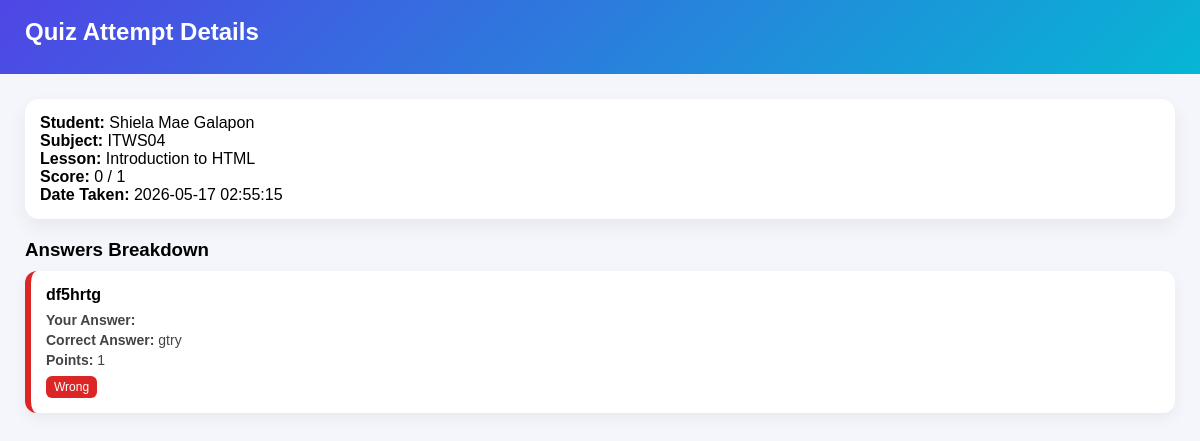
/frontend/admin/view-attempt.php?id=5 (signed in), run on the app's committed database.
### tables this page shows
CREATE TABLE `quiz_attempts` (
  `attemptID` int(11) NOT NULL,
  `studentID` int(11) NOT NULL,
  `lessonID` int(11) NOT NULL,
  `totalQuestions` int(11) NOT NULL,
  `score` int(11) NOT NULL,
  `submittedAt` timestamp NOT NULL DEFAULT current_timestamp()
);

CREATE TABLE `users` (
  `userID` int(11) NOT NULL,
  `firstName` varchar(100) NOT NULL,
  `middleInitial` varchar(10) DEFAULT NULL,
  `lastName` varchar(100) NOT NULL,
  `suffix` varchar(50) DEFAULT NULL,
  `email` varchar(150) NOT NULL,
  `password` varchar(255) NOT NULL,
  `role` enum('admin','student') NOT NULL DEFAULT 'student',
  `date_created` timestamp NOT NULL DEFAULT current_timestamp(),
  `date_deleted` timestamp NULL DEFAULT NULL
);

CREATE TABLE `subjects` (
  `subjectID` int(11) NOT NULL,
  `subjectName` varchar(255) NOT NULL,
  `description` text DEFAULT NULL,
  `createdBy` int(11) DEFAULT NULL,
  `date_created` timestamp NOT NULL DEFAULT current_timestamp(),
  `date_deleted` timestamp NULL DEFAULT NULL
);

CREATE TABLE `lessons` (
  `lessonID` int(11) NOT NULL,
  `subjectID` int(11) NOT NULL,
  `lessonTitle` varchar(255) NOT NULL,
  `lessonDescription` text DEFAULT NULL,
  `createdBy` int(11) DEFAULT NULL,
  `date_created` timestamp NOT NULL DEFAULT current_timestamp(),
  `date_deleted` timestamp NULL DEFAULT NULL
);

CREATE TABLE `attempt_answers` (
  `answerID` int(11) NOT NULL,
  `attemptID` int(11) NOT NULL,
  `questionID` int(11) NOT NULL,
  `studentAnswer` text DEFAULT NULL,
  `isCorrect` tinyint(1) NOT NULL DEFAULT 0
);

CREATE TABLE `questions` (
  `questionID` int(11) NOT NULL,
  `lessonID` int(11) NOT NULL,
  `questionText` text NOT NULL,
  `questionType` enum('multiple_choice','identification','enumeration') NOT NULL DEFAULT 'multiple_choice',
  `correctAnswer` text NOT NULL,
  `points` int(11) NOT NULL DEFAULT 1,
  `date_created` timestamp NOT NULL DEFAULT current_timestamp(),
  `date_deleted` datetime DEFAULT NULL,
  `difficulty` enum('easy','medium','hard') NOT NULL DEFAULT 'easy',
  `choiceA` text DEFAULT NULL,
  `choiceB` text DEFAULT NULL,
  `choiceC` text DEFAULT NULL,
  `choiceD` text DEFAULT NULL
);

### frontend/admin/view-attempt.php (the view, shortened to what this page needs)
<?php
require_once '../../backend/database.php';
$attemptID = (int) $_GET['id'];
$stmt = $conn->prepare("
    SELECT
        qa.attemptID,
        qa.score,
        qa.totalQuestions,
        qa.submittedAt,
        u.firstName,
        u.lastName,
        l.lessonTitle,
        s.subjectName
    FROM quiz_attempts qa
    LEFT JOIN users u ON qa.studentID = u.userID
    LEFT JOIN lessons l ON qa.lessonID = l.lessonID
    LEFT JOIN subjects s ON l.subjectID = s.subjectID
    WHERE qa.attemptID = ?
");
$stmt->bind_param("i", $attemptID);
$stmt->execute();
$attempt = $stmt->get_result()->fetch_assoc();
$stmt2 = $conn->prepare("
    SELECT
        aa.questionID,
        aa.studentAnswer,
        aa.isCorrect,
        q.questionText,
        q.correctAnswer,
        q.points
    FROM attempt_answers aa
    LEFT JOIN questions q ON aa.questionID = q.questionID
    WHERE aa.attemptID = ?
");
$stmt2->bind_param("i", $attemptID);
$stmt2->execute();
$answers = $stmt2->get_result();
?>
<!DOCTYPE html>
<html>
<head>
</head>
<body>
<div class="header">
    <h2>Quiz Attempt Details</h2>
</div>
<div class="container">
<div class="box">
    <p><b>Student:</b> <?= htmlspecialchars($attempt['firstName'] . ' ' . $attempt['lastName']) ?></p>
    <p><b>Subject:</b> <?= htmlspecialchars($attempt['subjectName']) ?></p>
    <p><b>Lesson:</b> <?= htmlspecialchars($attempt['lessonTitle']) ?></p>
    <p><b>Score:</b> <?= $attempt['score'] ?> / <?= $attempt['totalQuestions'] ?></p>
    <p><b>Date Taken:</b> <?= $attempt['submittedAt'] ?></p>
</div>
<h3>Answers Breakdown</h3>
<?php while ($row = $answers->fetch_assoc()) { ?>
    <div class="question <?= ($row['isCorrect']) ? 'correct' : 'wrong' ?>">
        <div class="title">
            <?= htmlspecialchars($row['questionText']) ?>
        </div>
        <div class="meta">
            <b>Your Answer:</b> <?= htmlspecialchars($row['studentAnswer']) ?>
        </div>
        <div class="meta">
            <b>Correct Answer:</b> <?= htmlspecialchars($row['correctAnswer']) ?>
        </div>
        <div class="meta">
            <b>Points:</b> <?= $row['points'] ?>
        </div>
        <div class="badge <?= ($row['isCorrect']) ? 'ok' : 'bad' ?>">
            <?= ($row['isCorrect']) ? 'Correct' : 'Wrong' ?>
        </div>
    </div>
<?php } ?>
</div>
</body>
</html>

### frontend/admin/view-attempt.php (style rules this page uses)
* { margin: 0; padding: 0; box-sizing: border-box; font-family: Arial, sans-serif; }
body { background: #f4f6fb; }
.header { background: linear-gradient(135deg, #4f46e5, #06b6d4); color: white; padding: 18px 25px; }
.container { padding: 25px; }
.box { background: white; padding: 15px; border-radius: 14px; box-shadow: 0 8px 20px rgba(0,0,0,0.06); margin-bottom: 20px; }
h2, h3 { margin-bottom: 10px; }
.question { background: white; border-radius: 12px; padding: 15px; margin-bottom: 12px; box-shadow: 0 6px 15px rgba(0,0,0,0.05); border-left: 6px solid transparent; }
.wrong { border-left-color: #dc2626; }
.title { font-weight: bold; margin-bottom: 8px; }
.meta { margin-top: 4px; font-size: 14px; color: #444; }
.badge { display: inline-block; margin-top: 8px; padding: 4px 8px; font-size: 12px; border-radius: 6px; color: white; }
.bad { background: #dc2626; }

### data on the page
quiz_attempts: studentID.lastName "Shiela Mae Galapon", subjects.subjectName "ITWS04", lessonID.lessonTitle "Introduction to HTML", score "0", totalQuestions "1", submittedAt "2026-05-17 02:55:15"
attempt_answers: questionID.questionText "df5hrtg", questionID.correctAnswer "gtry", questionID.points "1", isCorrect "Wrong"
